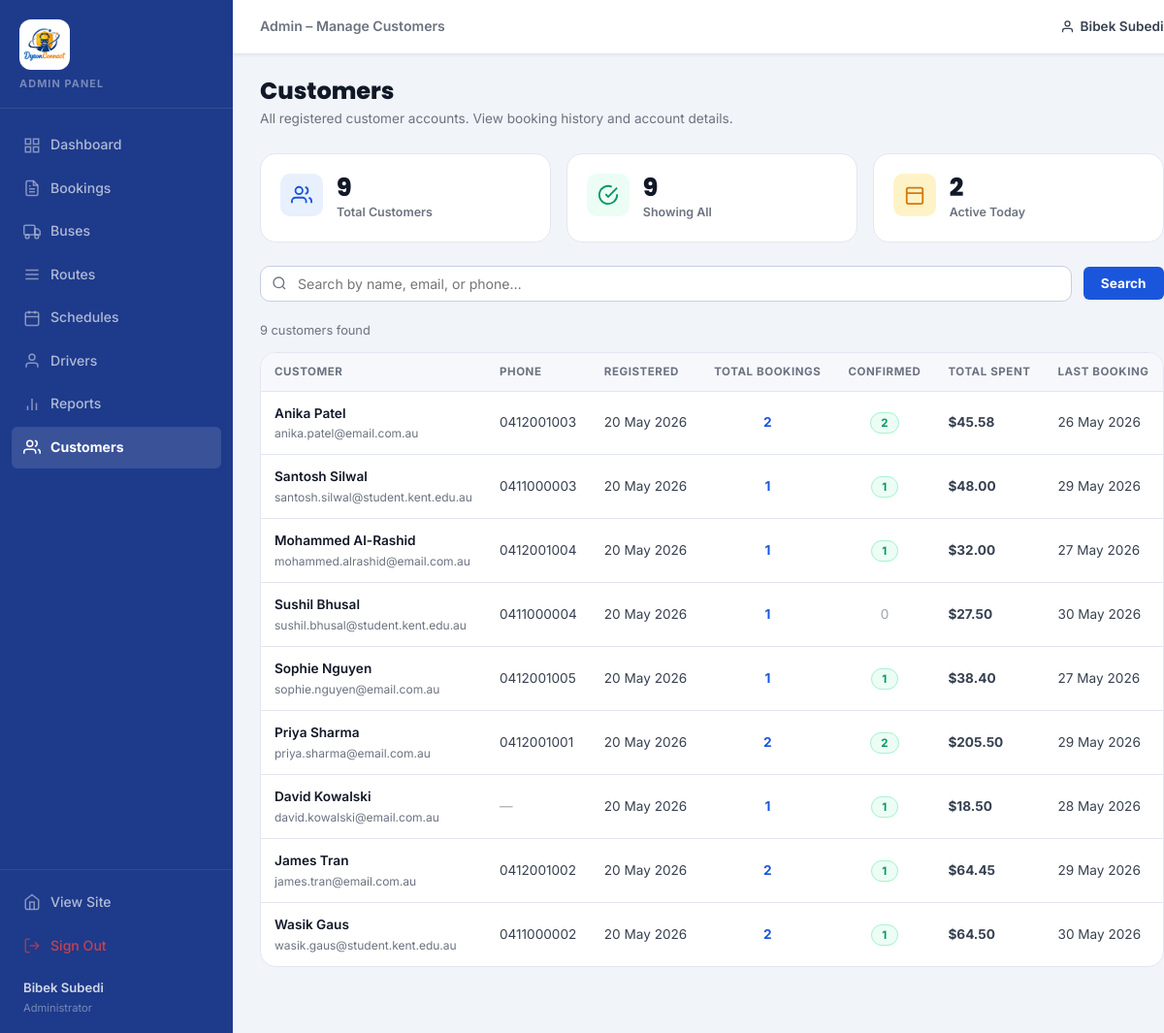
The page /admin/users.php (signed in) on the database its author committed.
### tables this page shows
CREATE TABLE users (
    user_id    INT          UNSIGNED NOT NULL AUTO_INCREMENT,
    full_name  VARCHAR(120) NOT NULL,
    email      VARCHAR(180) NOT NULL,
    password   VARCHAR(255) NOT NULL,    
    phone      VARCHAR(20)  DEFAULT NULL,
    role       ENUM('customer','admin') NOT NULL DEFAULT 'customer',
    created_at DATETIME     NOT NULL DEFAULT CURRENT_TIMESTAMP,
    PRIMARY KEY (user_id),
    UNIQUE KEY uq_users_email (email)
);

### includes/functions.php (called while the page is built, shortened)
<?php
function e($value) {
    return htmlspecialchars((string) $value, ENT_QUOTES, 'UTF-8');
}
function formatCurrency($amount) {
    return '$' . number_format((float) $amount, 2);
}

### admin/users.php (the view, shortened to what this page needs)
<?php
require_once '../includes/db_connect.php';
require_once '../includes/functions.php';
$search = trim($_GET['search'] ?? '');
$sql = "
    SELECT
        u.user_id,
        u.full_name,
        u.email,
        u.phone,
        u.role,
        u.created_at,
        COUNT(b.booking_id)                              AS total_bookings,
        SUM(CASE WHEN b.booking_status = 'Confirmed' THEN 1 ELSE 0 END) AS confirmed_bookings,
        MAX(b.booking_date)                              AS last_booking_date,
        COALESCE(SUM(b.total_amount), 0)                AS total_spent
    FROM users u
    LEFT JOIN bookings b ON b.user_id = u.user_id
    WHERE u.role = 'customer'
";
$sql .= " GROUP BY u.user_id ORDER BY u.created_at DESC";
$stmt = $conn->prepare($sql);
$stmt->execute();
$customers = $stmt->get_result()->fetch_all(MYSQLI_ASSOC);
$totalCustomers = (int)$conn->query("SELECT COUNT(*) AS n FROM users WHERE role='customer'")->fetch_assoc()['n'];
$activeToday    = (int)$conn->query("SELECT COUNT(DISTINCT user_id) AS n FROM bookings WHERE DATE(booking_date)=CURDATE()")->fetch_assoc()['n'];
require_once 'admin_header.php';
?>
<div class="admin-page-header">
    <div>
        <h1 class="admin-page-title">Customers</h1>
        <p class="admin-page-sub">All registered customer accounts. View booking history and account details.</p>
    </div>
</div>
<div class="admin-stat-grid admin-stat-grid--3col">
    <div class="admin-stat-card">
        <div class="asc-icon asc-icon--blue">
            <svg width="22" height="22" viewBox="0 0 24 24" fill="none" stroke="currentColor" stroke-width="2"><path d="M17 21v-2a4 4 0 0 0-4-4H5a4 4 0 0 0-4 4v2"/><circle cx="9" cy="7" r="4"/><path d="M23 21v-2a4 4 0 0 0-3-3.87"/><path d="M16 3.13a4 4 0 0 1 0 7.75"/></svg>
        </div>
        <div class="asc-body">
            <span class="asc-num"><?= number_format($totalCustomers) ?></span>
            <span class="asc-label">Total Customers</span>
        </div>
    </div>
    <div class="admin-stat-card">
        <div class="asc-icon asc-icon--green">
            <svg width="22" height="22" viewBox="0 0 24 24" fill="none" stroke="currentColor" stroke-width="2"><path d="M22 11.08V12a10 10 0 1 1-5.93-9.14"/><polyline points="22 4 12 14.01 9 11.01"/></svg>
        </div>
        <div class="asc-body">
            <span class="asc-num"><?= count($customers) ?></span>
            <span class="asc-label"><?= !empty($search) ? 'Matching Search' : 'Showing All' ?></span>
        </div>
    </div>
    <div class="admin-stat-card">
        <div class="asc-icon asc-icon--orange">
            <svg width="22" height="22" viewBox="0 0 24 24" fill="none" stroke="currentColor" stroke-width="2"><rect x="3" y="4" width="18" height="18" rx="2"/><line x1="3" y1="10" x2="21" y2="10"/></svg>
        </div>
        <div class="asc-body">
            <span class="asc-num"><?= number_format($activeToday) ?></span>
            <span class="asc-label">Active Today</span>
        </div>
    </div>
</div>
<form method="GET" action="<?= BASE_URL ?>admin/users.php" class="admin-filter-bar admin-filter-bar--spaced">
    <div class="admin-search-wrap">
        <svg class="admin-search-icon" width="16" height="16" viewBox="0 0 24 24" fill="none" stroke="currentColor" stroke-width="2"><circle cx="11" cy="11" r="8"/><line x1="21" y1="21" x2="16.65" y2="16.65"/></svg>
        <input type="text" name="search" value="<?= e($search) ?>"
               placeholder="Search by name, email, or phone…"
               class="admin-search-input">
    </div>
    <button type="submit" class="btn-admin-primary">Search</button>
</form>
<div class="admin-results-bar">
    <span><?= count($customers) ?> customer<?= count($customers) !== 1 ? 's' : '' ?> found<?= !empty($search) ? ' for "' . e($search) . '"' : '' ?></span>
</div>
<div class="admin-card admin-card--flush">
    <?php if (empty($customers)): ?>
        <div class="admin-empty" style="padding:48px;">
            <?= !empty($search) ? 'No customers match your search.' : 'No customers registered yet.' ?>
        </div>
    <?php else: ?>
    <div class="admin-table-wrap">
        <table class="admin-table">
            <thead>
                <tr>
                    <th>Customer</th>
                    <th>Phone</th>
                    <th>Registered</th>
                    <th>Total Bookings</th>
                    <th>Confirmed</th>
                    <th>Total Spent</th>
                    <th>Last Booking</th>
                </tr>
            </thead>
            <tbody>
                <?php foreach ($customers as $c): ?>
                <tr>
                    <td>
                        <span class="td-name"><?= e($c['full_name']) ?></span>
                        <span class="td-email"><?= e($c['email']) ?></span>
                    </td>
                    <td class="td-muted">
                        <?= !empty($c['phone']) ? e($c['phone']) : '<span class="td-muted">—</span>' ?>
                    </td>
                    <td class="td-nowrap">
                        <?= date('d M Y', strtotime($c['created_at'])) ?>
                    </td>
                    <td class="td-center">
                        <?php if ((int)$c['total_bookings'] > 0): ?>
                            <a href="<?= BASE_URL ?>admin/bookings.php?search=<?= urlencode($c['email']) ?>" class="admin-ref-link">
                                <?= (int)$c['total_bookings'] ?>
                            </a>
                        <?php else: ?>
                            <span class="td-muted">0</span>
                        <?php endif; ?>
                    </td>
                    <td class="td-center">
                        <?php
                        $conf = (int)$c['confirmed_bookings'];
                        $cls  = $conf > 0 ? 'bsb--confirmed' : '';
                        echo $conf > 0
                            ? "<span class=\"booking-status-badge $cls\">$conf</span>"
                            : '<span class="td-muted">0</span>';
                        ?>
                    </td>
                    <td class="td-amount">
                        <?= (float)$c['total_spent'] > 0 ? formatCurrency($c['total_spent']) : '<span class="td-muted">—</span>' ?>
                    </td>
                    <td class="td-muted td-nowrap">
                        <?= !empty($c['last_booking_date'])
                            ? date('d M Y', strtotime($c['last_booking_date']))
                            : '<span class="td-muted">Never</span>' ?>
                    </td>
                </tr>
                <?php endforeach; ?>
            </tbody>
        </table>
    </div>
    <?php endif; ?>
</div>
<?php require_once 'admin_footer.php'; ?>

### rows shown on the page
users: full_name "Anika Patel", email "anika.patel@email.com.au", phone "0412001003", created_at "20 May 2026", total_bookings "2", conf "2", total_spent "$45.58", last_booking_date "26 May 2026"
users: full_name "Santosh Silwal", email "santosh.silwal@student.kent.edu.au", phone "0411000003", created_at "20 May 2026", total_bookings "1", conf "1", total_spent "$48.00", last_booking_date "29 May 2026"
users: full_name "Mohammed Al-Rashid", email "mohammed.alrashid@email.com.au", phone "0412001004", created_at "20 May 2026", total_bookings "1", conf "1", total_spent "$32.00", last_booking_date "27 May 2026"
users: full_name "Sushil Bhusal", email "sushil.bhusal@student.kent.edu.au", phone "0411000004", created_at "20 May 2026", total_bookings "1", total_spent "$27.50", last_booking_date "30 May 2026"
users: full_name "Sophie Nguyen", email "sophie.nguyen@email.com.au", phone "0412001005", created_at "20 May 2026", total_bookings "1", conf "1", total_spent "$38.40", last_booking_date "27 May 2026"
users: full_name "Priya Sharma", email "priya.sharma@email.com.au", phone "0412001001", created_at "20 May 2026", total_bookings "2", conf "2", total_spent "$205.50", last_booking_date "29 May 2026"
users: full_name "David Kowalski", email "david.kowalski@email.com.au", created_at "20 May 2026", total_bookings "1", conf "1", total_spent "$18.50", last_booking_date "28 May 2026"
users: full_name "James Tran", email "james.tran@email.com.au", phone "0412001002", created_at "20 May 2026", total_bookings "2", conf "1", total_spent "$64.45", last_booking_date "29 May 2026"
users: full_name "Wasik Gaus", email "wasik.gaus@student.kent.edu.au", phone "0411000002", created_at "20 May 2026", total_bookings "2", conf "1", total_spent "$64.50", last_booking_date "30 May 2026"

### other values the page prints
currentUserName() "Bibek Subedi"
$pageTitle "Admin – Manage Customers"
$totalCustomers "9"
count($customers) "9"
$activeToday "2"
